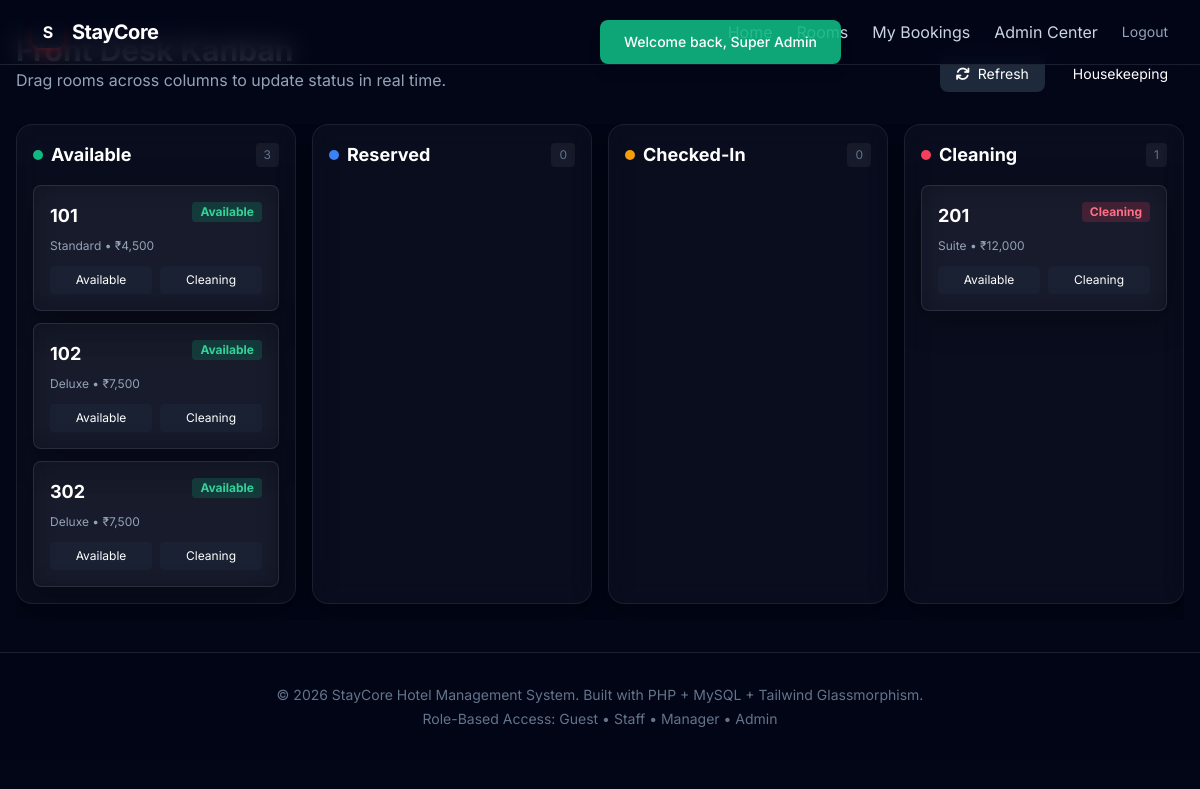
Screenshot of /pages/front_desk.php (signed in) with the database file from the repository.
### tables this page shows
CREATE TABLE rooms (
    id INT PRIMARY KEY AUTO_INCREMENT,
    room_number VARCHAR(10) UNIQUE NOT NULL,
    type ENUM('Standard','Deluxe','Suite','Executive') DEFAULT 'Standard',
    price_per_night DECIMAL(10,2) NOT NULL,
    status ENUM('Available','Reserved','Checked-In','Cleaning','Maintenance') DEFAULT 'Available',
    max_guests INT DEFAULT 2,
    description TEXT,
    amenities JSON,
    image_url VARCHAR(255),
    floor_size VARCHAR(20),
    bed_type VARCHAR(50),
    created_at TIMESTAMP DEFAULT CURRENT_TIMESTAMP
);

### config/session.php (called while the page is built, shortened)
<?php
function isLoggedIn(): bool {
    return !empty($_SESSION['user_id']);
}
function flash($key, $value = null) {
    if ($value === null) {
        $val = $_SESSION['flash'][$key] ?? null;
        return $val;
    }
}
?>

### pages/front_desk.php (the view, shortened to what this page needs)
<?php
require_once __DIR__ . '/../config/session.php';
include __DIR__ . '/../includes/header.php';
$stmt = $pdo->query("SELECT * FROM rooms ORDER BY room_number ASC");
$rooms = $stmt->fetchAll();
$statusOrder = ['Available','Reserved','Checked-In','Cleaning','Maintenance'];
$grouped = [];
foreach ($statusOrder as $s) $grouped[$s] = [];
foreach ($rooms as $r) $grouped[$r['status']][] = $r;
?>
<div class="max-w-7xl mx-auto px-4 py-8">
    <div class="flex justify-between items-end mb-8">
        <div>
            <h1 class="text-3xl font-bold text-white">Front Desk Kanban</h1>
            <p class="text-slate-400">Drag rooms across columns to update status in real time.</p>
        </div>
        <div class="flex gap-3">
            <button onclick="refreshRoomStatus()" class="bg-slate-800 hover:bg-slate-700 text-white px-4 py-2 rounded-lg flex items-center gap-2 text-sm transition">
                <i class="fas fa-sync"></i> Refresh
            </button>
            <a href="housekeeping.php" class="bg-crimson-600 hover:bg-crimson-700 text-white px-4 py-2 rounded-lg text-sm transition">Housekeeping</a>
        </div>
    </div>
    <div class="flex gap-4 overflow-x-auto pb-4" id="kanbanBoard">
        <?php foreach ($statusOrder as $status):
            $color = $status==='Available'?'emerald':($status==='Reserved'?'blue':($status==='Checked-In'?'amber':($status==='Cleaning'?'rose':'slate')));
        ?>
        <div class="kanban-col flex-shrink-0 glass rounded-2xl p-4 min-w-[280px]" data-status="<?= $status ?>">
            <div class="flex justify-between items-center mb-4">
                <h3 class="text-lg font-bold text-white flex items-center gap-2">
                    <span class="w-2.5 h-2.5 rounded-full
                        <?= $color==='emerald'?'bg-emerald-500':($color==='blue'?'bg-blue-500':($color==='amber'?'bg-amber-500':($color==='rose'?'bg-rose-500':'bg-slate-500'))) ?>"></span>
                        <?= ucfirst($status) ?>
                </h3>
                <span class="text-xs text-slate-500 bg-white/5 px-2 py-1 rounded"><?= count($grouped[$status]) ?></span>
            </div>
            <div class="space-y-3" id="col-<?= $status ?>">
                <?php foreach ($grouped[$status] as $room): ?>
                <div class="card-draggable glass rounded-lg p-4 border border-white/10 draggable="true" data-room-id="<?= $room['id'] ?>" data-status="<?= $room['status'] ?>">
                    <div class="flex justify-between items-start mb-2">
                        <h4 class="text-white font-bold text-lg"><?= htmlspecialchars($room['room_number']) ?></h4>
                        <span class="text-xs font-bold px-2 py-0.5 rounded
                            <?= $color==='emerald'?'bg-emerald-500/20 text-emerald-400':($color==='blue'?'bg-blue-500/20 text-blue-400':($color==='amber'?'bg-amber-500/20 text-amber-400':($color==='rose'?'bg-rose-500/20 text-rose-400':'bg-slate-500/20 text-slate-400'))) ?>">
                            <?= ucfirst($room['status']) ?>
                        </span>
                    </div>
                    <p class="text-xs text-slate-400 mb-3 line-clamp-2"><?= htmlspecialchars($room['type']) ?> • ₹<?= number_format($room['price_per_night']) ?></p>
                    <div class="flex gap-2 text-xs">
                        <button onclick="updateStatus(<?= $room['id'] ?>, 'Available')" class="flex-1 bg-slate-800/50 hover:bg-crimson-600 text-white py-1.5 rounded transition text-center">Available</button>
                        <button onclick="updateStatus(<?= $room['id'] ?>, 'Cleaning')" class="flex-1 bg-slate-800/50 hover:bg-rose-600 text-white py-1.5 rounded transition text-center">Cleaning</button>
                    </div>
                </div>
                <?php endforeach; ?>
            </div>
        </div>
        <?php endforeach; ?>
    </div>
</div>
<?php include __DIR__ . '/../includes/footer.php'; ?>

### includes/header.php (shortened to what this page needs)
<!DOCTYPE html>
<html lang="en">
<head>
    <script src="https://cdn.tailwindcss.com"></script>
    <link href="https://cdnjs.cloudflare.com/ajax/libs/font-awesome/6.4.0/css/all.min.css" rel="stylesheet">
    <link rel="stylesheet" href="/staycore/assets/css/style.css">
</head>
<body class="bg-slate-950 text-slate-100 min-h-screen selection:bg-crimson-500 selection:text-white">
    <?php if ($msg = flash('success')): ?>
        <div class="fixed top-5 left-1/2 -translate-x-1/2 z-50 px-6 py-3 rounded-lg bg-emerald-500/90 text-white shadow-lg text-sm font-medium animate-in fade-in slide-in-from-top-2 duration-300">
            <?= htmlspecialchars($msg) ?>
        </div>
    <?php endif; ?>
    <nav class="fixed top-0 w-full z-40 border-b border-white/10 bg-slate-950/80 backdrop-blur-md">
        <div class="max-w-7xl mx-auto px-4 sm:px-6 lg:px-8">
            <div class="flex items-center justify-between h-16">
                <div class="flex items-center gap-2">
                    <div class="w-8 h-8 rounded-lg bg-crimson-600 flex items-center justify-center text-white font-bold shadow-lg shadow-crimson/20">S</div>
                    <span class="font-bold text-xl tracking-tight text-white">Stay<span class="text-crimson-500">Core</span></span>
                </div>
                <div class="hidden md:flex items-center gap-6">
                    <a href="/staycore/pages/index.php" class="text-slate-300 hover:text-white transition">Home</a>
                    <a href="/staycore/pages/rooms.php" class="text-slate-300 hover:text-white transition">Rooms</a>
                    <?php if (isLoggedIn()): ?>
                        <a href="/staycore/pages/my_bookings.php" class="text-slate-300 hover:text-white transition">My Bookings</a>
                        <?php if ($_SESSION['user_role'] === 'admin'): ?>
                            <a href="/staycore/pages/admin.php" class="text-slate-300 hover:text-white transition">Admin Center</a>
                        <?php endif; ?>
                        <a href="/staycore/auth/logout.php" class="text-slate-400 hover:text-white transition text-sm">Logout</a>
                    <?php else: ?>
                        <a href="/staycore/auth/login.php" class="text-slate-300 hover:text-white transition">Login</a>
                        <a href="/staycore/auth/register.php" class="bg-crimson-600 hover:bg-crimson-700 text-white px-4 py-2 rounded-lg shadow-lg shadow-crimson/20 transition">Sign Up</a>
                    <?php endif; ?>
                </div>
            </div>
        </div>
    </nav>
</body>
</html>

### includes/footer.php (shortened to what this page needs)
<footer class="border-t border-white/10 bg-slate-950/80 backdrop-blur-md mt-auto py-8">
    <div class="max-w-7xl mx-auto px-4 text-center text-slate-500 text-sm">
        <p>&copy; 2026 StayCore Hotel Management System. Built with PHP + MySQL + Tailwind Glassmorphism.</p>
        <p class="mt-1">Role-Based Access: Guest • Staff • Manager • Admin</p>
    </div>
</footer>
</body>
</html>

### assets/css/style.css (style rules this page uses)
body { font-family: 'Inter', sans-serif; }
.glass { background: rgba(255, 255, 255, 0.03); backdrop-filter: blur(16px); -webkit-backdrop-filter: blur(16px); border: 1px solid rgba(255, 255, 255, 0.08); box-shadow: 0 8px 32px 0 rgba(0, 0, 0, 0.37); }
.kanban-col { min-width: 260px; max-height: 80vh; overflow-y: auto; scrollbar-width: thin; scrollbar-color: rgba(255,255,255,0.2) transparent; }
.card-draggable { cursor: grab; transition: all 0.2s; }
.animate-in { animation: fadeIn 0.4s ease forwards; }

### rows the page displays
rooms: room_number "101", status "Available", type "Standard", price_per_night "4,500"
rooms: room_number "102", status "Available", type "Deluxe", price_per_night "7,500"
rooms: room_number "302", status "Available", type "Deluxe", price_per_night "7,500"
rooms: room_number "201", status "Cleaning", type "Suite", price_per_night "12,000"

### other values shown
$msg "Welcome back, Super Admin"
$status "Available"
count($grouped[$status]) "3"
$status "Reserved"
count($grouped[$status]) "0"
$status "Checked-In"
$status "Cleaning"
count($grouped[$status]) "1"
